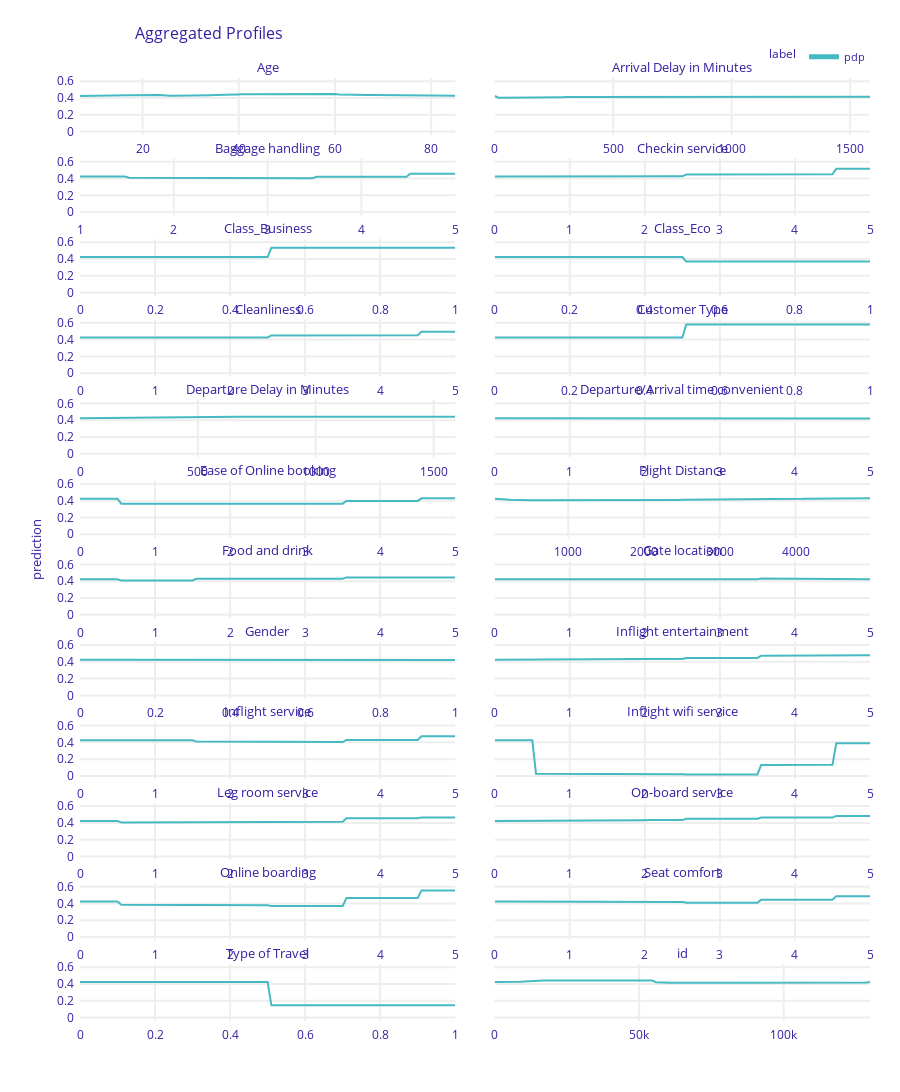

Notebook code cell kept with this figure:
### Markdown cell above
Poszarpana struktura większości wykresów jest wynikiem binarnych wartości zmiennych. Widać wyraźnie, że do wysokiej predykcji satysfakcji klienta przyczynia się mocno podróz biznesowa oraz to, że klient jest lojalny. Jeśli chodzi o zmienne oceniane od 0 do 5, predykcja rośnie wraz z oceną. Widać tu też ciekawy wpływ zmiennej `Inflight wifi service` - brak wifi nie zaniża tak predykcji jak niska ocena jakości wifi.

### Code cell
# Accumulated Local Effects plots for all variables 
explainer.model_profile(type = 'ale', label="pdp").plot()
